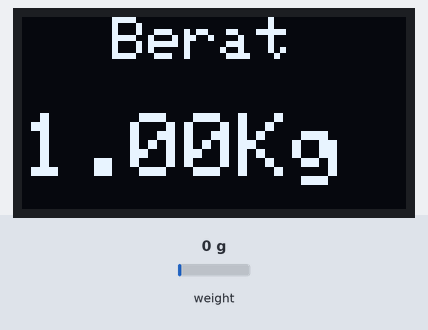
This sketch was run on a simulated Arduino Uno, built with avr-gcc and run on an emulated ATmega328P. Shown: 128×64 one-colour display. Inputs (shaded band) come from the test bench; at power-on: weight on the scale 0 g. The display library's start-up logo is not drawn; what the sketch prints to the serial monitor is not drawn.

Above: at 1.8 s.
1.9 s: weight on the scale set to 4900 g
At 2.9 s:
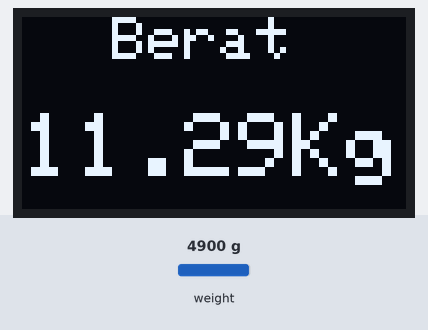
3.5 s: weight on the scale set to 100 g
At 4.4 s:
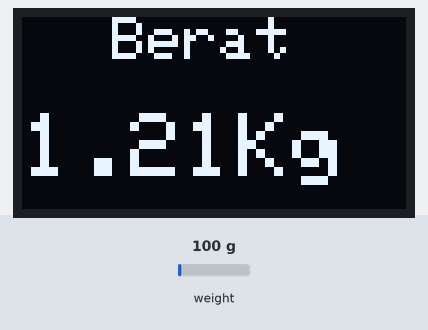
5.1 s: weight on the scale set to 1250 g
At 5.8 s:
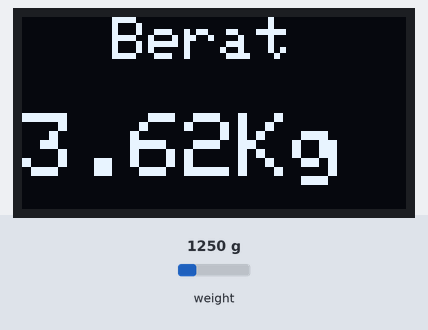
Timing chart, 0 to 8.1 s (numbered marks = the images above; inputs shaded):
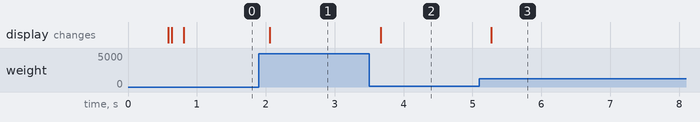

Measured:
- after the input at 1.9 s, the display: changes after 0.16 s (image 1)
- after the input at 3.5 s, the display: changes after 0.17 s (image 2)
- after the input at 5.1 s, the display: changes after 0.17 s (image 3)

The sketch:

Oled+Weight_Sensor.ino
```cpp
#include <SPI.h>
#include <Wire.h>
#include <Adafruit_GFX.h>
#include <Adafruit_SSD1306.h>
#include "HX711.h"

const int LOADCELL_DOUT_PIN = 2;
const int LOADCELL_SCK_PIN = 3;
HX711 scale;

#define SCREEN_WIDTH 128 // OLED display width, in pixels
#define SCREEN_HEIGHT 64 // OLED display height, in pixels

float berat = 1;
double berat_real = 0;
double berat_read = 0;
String berat_print;

// Declaration for an SSD1306 display connected to I2C (SDA, SCL pins)
#define OLED_RESET     4 // Reset pin # (or -1 if sharing Arduino reset pin)
Adafruit_SSD1306 display(SCREEN_WIDTH, SCREEN_HEIGHT, &Wire, OLED_RESET);

void setup() {
  Serial.begin(9600);
  scale.begin(LOADCELL_DOUT_PIN, LOADCELL_SCK_PIN);

  if(!display.begin(SSD1306_SWITCHCAPVCC, 0x3C)) { // Address 0x3D for 128x64
    Serial.println(F("SSD1306 allocation failed"));
    for(;;); // Don't proceed, loop forever
  }
  display.display();
  display.clearDisplay();

  display.display();
  delay(500);

  display.invertDisplay(true);
  delay(50);
  display.invertDisplay(false);
  delay(50);
}

void loop(){
  if (scale.is_ready()) {
    double reading = scale.read();
    double berat_read = (reading+199160)/200000 ;//3 dari kiri = 1.kg
    String berat_real = String(berat_read,2);
    Serial.print("Berat : ");
    Serial.println(String(berat_real) + "Kg");
    display.clearDisplay();
    display.setTextSize(2);
    display.setTextColor(WHITE);        // Draw white text
    display.setCursor(30,0);             // Start at top-left corner
    display.println("Berat");
    display.println();
    display.setTextSize(3);
    display.println(String(berat_real) + "Kg");
    display.display();
    delay(50);

  } else {
    Serial.println("HX711 not found.");
    error();
    }
  }

  void error(void) {
  display.clearDisplay();
  display.setTextSize(3);
  display.setTextColor(WHITE);        // Draw white text
  display.setCursor(25,25);             // Start at top-left corner
  display.println("ERROR");
  display.display();
  delay(5000);
  }
```
